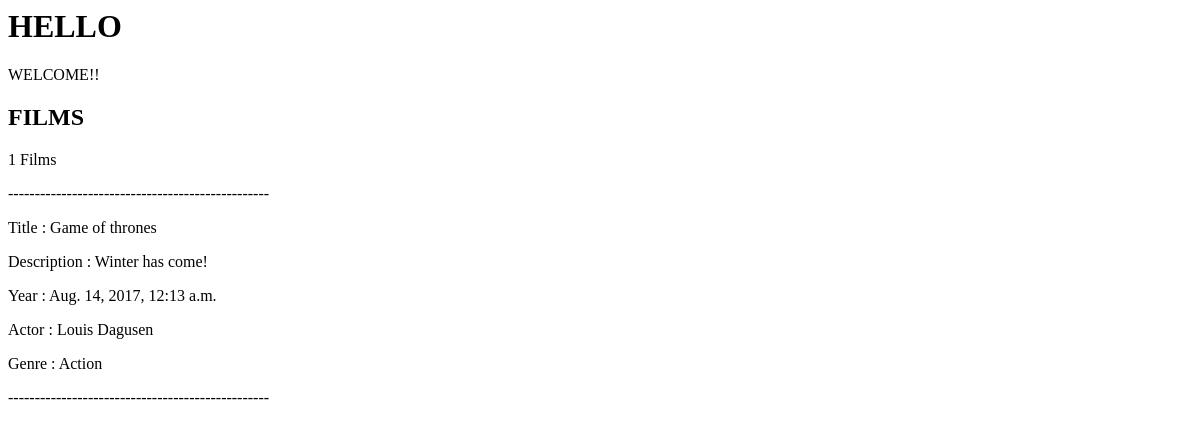
Page /Film on the earlier database version.
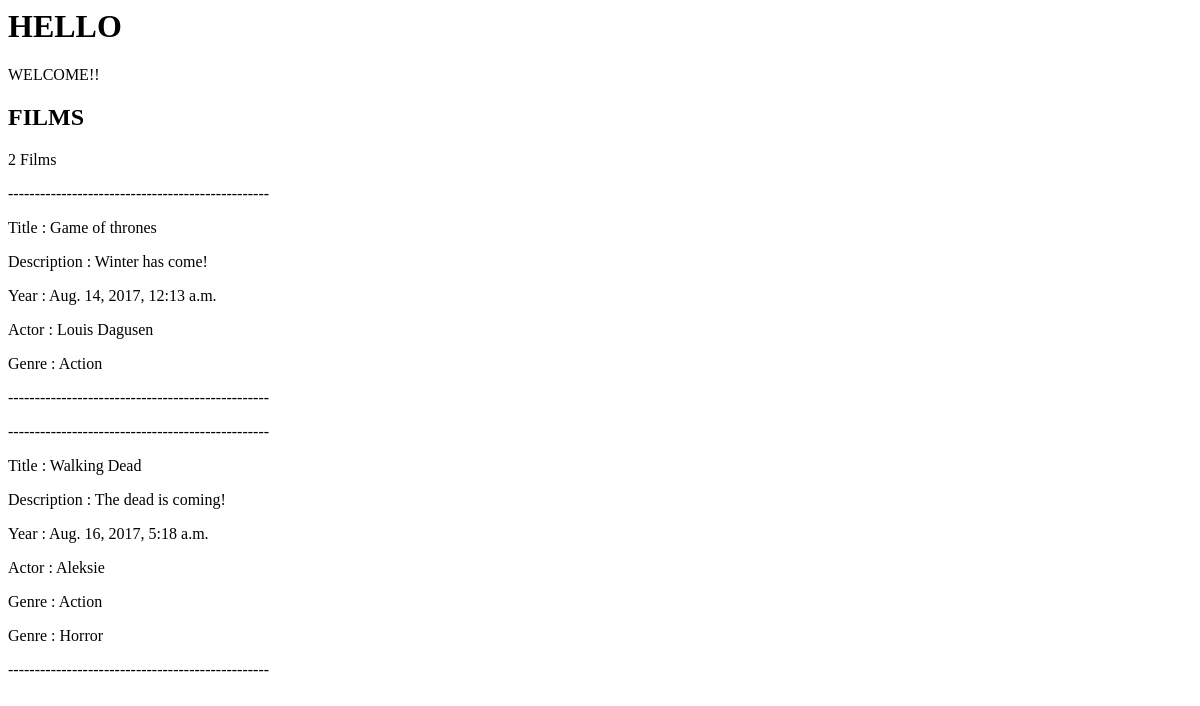
Same page on the later database version.
### Movie/models.py (models this page shows, shortened)
class Film(models.Model):
	Title = models.CharField(max_length=150)
	Description = models.TextField()
	Year = models.DateTimeField('Date Published')
	actor = models.ManyToManyField ("Actor", related_name="Film")
	genre = models.ManyToManyField ("Genre", related_name="Film")

class Actor(models.Model):
	Actor_name = models.CharField(max_length=150)

class Genre(models.Model):
	Type = models.CharField(max_length=150)

### Movie/views.py (the view)
# urls.py: url(r'^Film$', FilmList.as_view(), name='film'),
class FilmList(View):
	def get(self, request):
		film = Film.objects.all()
		actor = Actor.objects.all()
		genre = Genre.objects.all()
		context = {
		'film': film,
		'actor': actor,
		'genre': genre,
		}
		return render(request, "Film.html", context)

### Movie/templates/Film.html (shortened to what this page needs)
{% extends 'Actor.html' %}
{% block content %}
<body>
	<h1>HELLO</h1>
	{% if request.user.is_authenticated %}
		<h1>Hi {{ request.user.username|title }}</h1>
	{% else %}
		<p>WELCOME!!</p>
	{% endif %}
	<h2>FILMS</h2>
	<p>{{ film.count }} Films</p>
	{% for film in film %}
		<p>-------------------------------------------------</p>
		<p>Title : {{ film.Title }} </p>
		<p>Description : {{ film.Description }} </p>
		<p>Year : {{ film.Year }} </p>
		{% for actor in film.actor.all %}
			<p>Actor : {{ actor.Actor_name }} </p>
		{% endfor%}
		{% for genre in film.genre.all %}
			 <p>Genre : {{ genre.Type }}</p>
		{% endfor %}
		<p>-------------------------------------------------</p>
	{% endfor %}
</body>
{% endblock %}

### Movie/templates/Actor.html (shortened to what this page needs)
{% block content %}{% endblock %}

Differences in the rows shown:
added Film: Title "Walking Dead", Description "The dead is coming!", Year "Aug. 16, 2017, 5:18 a.m.", Genre (Type "Action")
added Actor: Actor_name "Aleksie", shown under "Walking Dead"
added Genre: Type "Horror", shown under "Walking Dead"
Other differences:
{{ film.count }}: "1" → "2"
